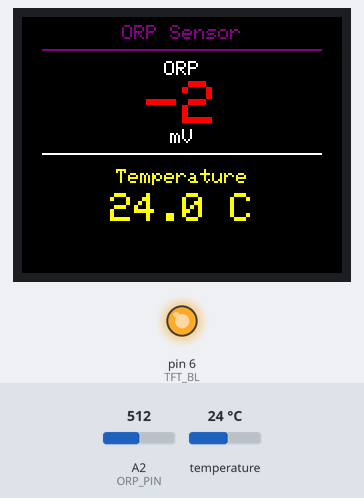
Bench run of a sketch on a simulated Arduino Uno, built with avr-gcc and run on an emulated ATmega328P. Shown: 160×128 colour display, output pins drawn as LEDs (lit = HIGH). The inputs (shaded band) are chosen by the test bench; at power-on: temperature 24 °C, A2 (ORP_PIN) = 512. What the sketch prints to the serial monitor is not drawn.

Above: at 1.3 s.
1.4 s: temperature set to 12 °C
At 3.7 s:
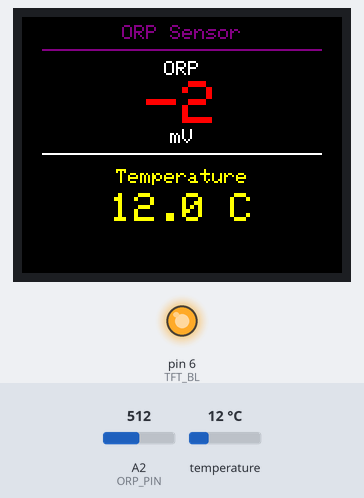
4.4 s: A2 (ORP_PIN) set to 716
At 5.6 s:
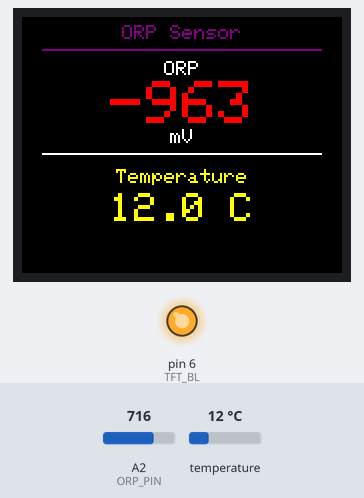
6.3 s: temperature set to 19 °C
At 7.4 s:
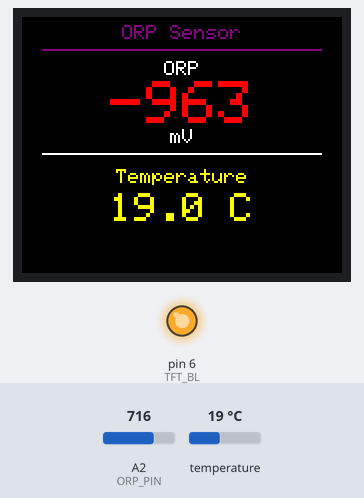
8.2 s: A2 (ORP_PIN) set to 900
At 9.3 s:
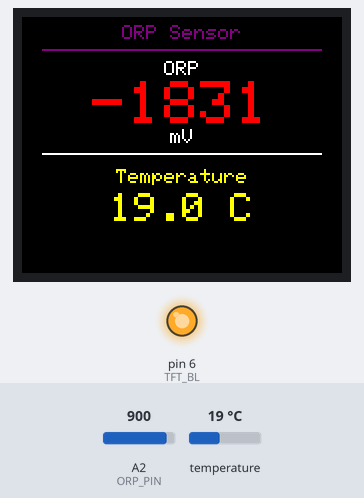
10.0 s: temperature set to 28 °C
At 11.2 s:
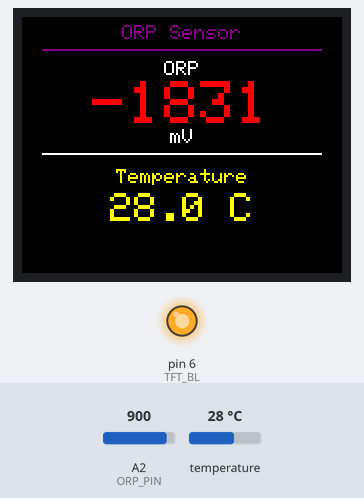
11.9 s: A2 (ORP_PIN) set to 1023
At 13.0 s:
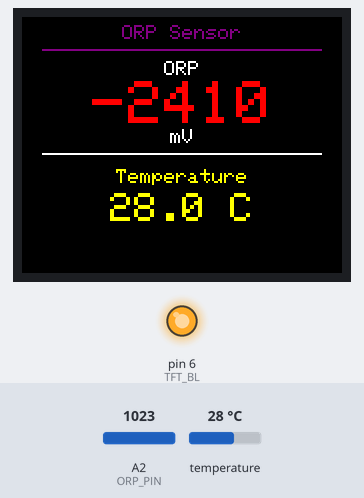
Timing chart, 0 to 14.8 s (numbered marks = the images above; inputs shaded):
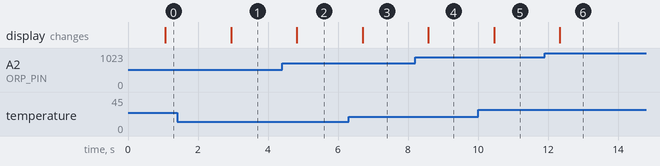

Measured:
- after the input at 1.4 s, the display: changes after 1.5 s (image 1)
- after the input at 4.4 s, the display: changes after 0.42 s (image 2)
- after the input at 6.3 s, the display: changes after 0.40 s (image 3)
- after the input at 8.2 s, the display: changes after 0.38 s (image 4)
- after the input at 10.0 s, the display: changes after 0.46 s (image 5)
- after the input at 11.9 s, the display: changes after 0.44 s (image 6)

The sketch:

water_ORP_Sensor_Display.ino
```cpp
/*
Project:  ORP-Sensor with DS18B20 and TFT Display
Author:   Thomas Edlinger for www.edistechlab.com
Date:     Created 15.05.2026
Update:   21.07.2026
Version:  V1.0
IDE:      Arduino IDE 2.3.5

Required Board (Tools -> Board -> Boards Manager...)
- Microcontroller: Arduino Uno
- Board: Arduino AVR Boards

Required libraries (Tools -> manage libraries)
- Adafruit GFX Library by Adafruit V1.12.6
- Adafruit ST7735 and ST7789 Library by Adafruit V1.11.0
- OneWire by Jim Studt V2.3.8
- DallasTemperature by Miles Burton V4.0.6

ORP CALIBRATION INFO:
  ORP uses a single-point offset calibration (no K-value needed).
  Common buffer solutions: 225 mV (Zobell), 256 mV, 468 mV, 650 mV
  The calibration saves an mV offset to EEPROM.

CALIBRATION MODES:
  0 = Normal measurement
  1 = Calibration with ORP buffer solution

HOW TO CALIBRATE:
  1. Set REF_ORP_MV to match your buffer solution (225, 256, 468, or 650 mV)
  2. Set CALIBRATION_MODE to 1 and upload
  3. Wait for temperature to stabilise (shown on display)
  4. Dip the ORP probe into the buffer solution
  5. Wait for the reading to stabilise — "DONE!" appears automatically
  6. Set CALIBRATION_MODE to 0 and re-upload
*/

#include <Adafruit_GFX.h>
#include <Adafruit_ST7735.h>
#include <SPI.h>
#include <OneWire.h>
#include <DallasTemperature.h>
#include <EEPROM.h>

// 0 = Measure  |  1 = Calibrate with ORP buffer solution
#define CALIBRATION_MODE  0

// ── Reference value of your calibration buffer solution (in mV) ───────────────
//   225  →  Zobell solution (most common)
//   256  →  own buffer solution
//   468  →  standard ORP buffer
//   650  →  high-range buffer
#define REF_ORP_MV  256

// ── Op-amp gain factor (1.037 for most ORP modules) ────────────────────────────
// Negate (e.g. -1.037) if your readings are inverted
#define ORP_GAIN  1.037

// Custom colors
#define ST77XX_PURPLE 0x8010

// TFT Pins
#define TFT_CS    10
#define TFT_DC     9
#define TFT_RST    8
#define TFT_BL     6

// Sensor Pins
#define ORP_PIN      A2
#define ONE_WIRE_BUS 2

// EEPROM address map:  pH = 0–11  |  EC = 12–15  |  ORP = 16–19
#define EEPROM_ORP_ADDR  16

OneWire oneWire(ONE_WIRE_BUS);
DallasTemperature sensors(&oneWire);
Adafruit_ST7735 tft = Adafruit_ST7735(TFT_CS, TFT_DC, TFT_RST);

float orpOffset         = 0.0;
int   stableCounter     = 0;
int   tempStableCounter = 0;
float lastVoltage       = 0.0;
float lastTemp          = 0.0;
bool  calDone           = false;
int   calState          = -1;  // -1 = not yet initialised, 0 = wait temp, 1 = stabilise, 2 = done

// ── Centre text on full display ───────────────────────────────────────────────
void printCentered(String text, int y, int size) {
  tft.setTextSize(size);
  int16_t x1, y1; uint16_t w, h;
  tft.getTextBounds(text, 0, 0, &x1, &y1, &w, &h);
  tft.setCursor((tft.width() - w) / 2, y);
  tft.print(text);
}

void setup() {
  Serial.begin(9600);
  pinMode(TFT_BL, OUTPUT);
  digitalWrite(TFT_BL, HIGH);

  tft.initR(INITR_BLACKTAB);
  tft.setRotation(1);
  tft.fillScreen(ST77XX_BLACK);

  sensors.begin();

  EEPROM.get(EEPROM_ORP_ADDR, orpOffset);
  if (isnan(orpOffset) || orpOffset < -2000.0 || orpOffset > 2000.0) orpOffset = 0.0;

  if (CALIBRATION_MODE == 0) {
    // ── Static UI (drawn once) ────────────────────────────────────────────
    tft.setTextColor(ST77XX_PURPLE);
    printCentered("ORP Sensor", 4, 1);
    tft.fillRect(10, 16, tft.width() - 20, 1, ST77XX_PURPLE);

    tft.setTextColor(ST77XX_WHITE);
    printCentered("ORP", 22, 1);

    tft.fillRect(10, 68, tft.width() - 20, 1, ST77XX_WHITE);

    tft.setTextColor(ST77XX_YELLOW);
    printCentered("Temperature", 76, 1);
  }
}

void loop() {
  sensors.requestTemperatures();
  float temp = sensors.getTempCByIndex(0);
  if (temp == DEVICE_DISCONNECTED_C) temp = 25.0;

  int orpRaw = 0;
  for (int i = 0; i < 10; i++) {
    orpRaw += analogRead(ORP_PIN);
    delay(10);
  }
  float voltage = (orpRaw / 10.0) * (5.0 / 1023.0);

  if (CALIBRATION_MODE == 0) runMeasure(voltage, temp);
  else                        runCalibration(voltage, temp);

  delay(1000);
}

// ── Normal measurement ────────────────────────────────────────────────────────
void runMeasure(float v, float t) {
  int orpMV = (int)(((2.5 - v) / ORP_GAIN) * 1000.0 + orpOffset);

  // ORP value — green = positive (oxidising), red = negative (reducing)
  tft.fillRect(0, 30, tft.width(), 36, ST77XX_BLACK);
  tft.setTextColor(orpMV >= 0 ? ST77XX_GREEN : ST77XX_RED);
  printCentered(String(orpMV), 32, 3);
  tft.setTextColor(ST77XX_WHITE);
  printCentered("mV", 56, 1);

  // Temperature
  tft.fillRect(0, 84, tft.width(), 26, ST77XX_BLACK);
  tft.setTextColor(ST77XX_YELLOW);
  printCentered(String(t, 1) + " C", 88, 2);

  Serial.print("ORP: ");   Serial.print(orpMV);
  Serial.print(" mV  |  Temp: "); Serial.print(t, 1);
  Serial.println(" C");
}

// ── Calibration ───────────────────────────────────────────────────────────────
void runCalibration(float v, float t) {
  if (calDone) return;

  float rawORP = ((2.5 - v) / ORP_GAIN) * 1000.0;

  if (abs(t - lastTemp) < 0.2) tempStableCounter++;
  else                          tempStableCounter = 0;
  lastTemp = t;

  // While waiting for temp, keep resetting the ORP counter
  if (tempStableCounter < 10) stableCounter = 0;
  else if (abs(v - lastVoltage) < 0.02) stableCounter++;
  else                                    stableCounter = 0;
  lastVoltage = v;

  int newState = (tempStableCounter < 10) ? 0 : (stableCounter < 15) ? 1 : 2;

  // ── Full redraw only on state change ──────────────────────────────────
  if (newState != calState) {
    calState = newState;
    tft.fillScreen(ST77XX_BLACK);

    tft.setTextColor(ST77XX_PURPLE);
    printCentered("ORP CALIBRATION", 4, 1);
    tft.fillRect(0, 15, tft.width(), 1, ST77XX_PURPLE);

    if (calState == 0) {
      tft.setTextColor(ST77XX_ORANGE);
      printCentered("Waiting for temp...", 56, 1);
    } else if (calState == 1) {
      tft.setTextColor(ST77XX_WHITE);
      printCentered("Dip probe into", 22, 1);
      tft.setTextColor(ST77XX_CYAN);
      printCentered(String(REF_ORP_MV) + " mV buffer", 34, 1);
      tft.setTextColor(ST77XX_GREEN);
      printCentered("Stabilizing:", 80, 1);
    }
  }

  // ── Dynamic updates (only changing values) ────────────────────────────
  if (calState == 0) {
    tft.fillRect(0, 22, tft.width(), 26, ST77XX_BLACK);
    tft.setTextColor(ST77XX_WHITE);
    printCentered("Temp: " + String(t, 1) + " C", 24, 1);
    printCentered("ORP:  " + String((int)rawORP) + " mV", 36, 1);
    tft.fillRect(0, 68, tft.width(), 10, ST77XX_BLACK);
    tft.setTextColor(ST77XX_ORANGE);
    printCentered(String(tempStableCounter) + " / 10", 70, 1);

  } else if (calState == 1) {
    tft.fillRect(0, 48, tft.width(), 24, ST77XX_BLACK);
    tft.setTextColor(ST77XX_WHITE);
    printCentered("Temp: " + String(t, 1) + " C", 50, 1);
    printCentered("ORP:  " + String((int)rawORP) + " mV", 62, 1);
    tft.fillRect(0, 92, tft.width(), 10, ST77XX_BLACK);
    tft.setTextColor(ST77XX_GREEN);
    printCentered(String(stableCounter) + " / 15", 93, 1);

  } else {
    // ── Done: calculate, save, display ───────────────────────────────
    orpOffset = (float)REF_ORP_MV - rawORP;
    EEPROM.put(EEPROM_ORP_ADDR, orpOffset);
    calDone = true;

    tft.setTextColor(ST77XX_GREEN);
    printCentered("DONE!", 18, 2);
    tft.fillRect(10, 36, tft.width() - 20, 1, ST77XX_GREEN);

    tft.setTextColor(ST77XX_WHITE);
    printCentered("Offset:", 44, 1);
    tft.setTextColor(ST77XX_CYAN);
    printCentered(String(orpOffset, 1) + " mV", 56, 2);

    tft.setTextColor(ST77XX_WHITE);
    printCentered("Set CAL_MODE to 0", 90, 1);
    printCentered("and re-upload.", 102, 1);

    Serial.print("Calibration complete. Offset = ");
    Serial.print(orpOffset, 2);
    Serial.println(" mV");
  }
}
```
